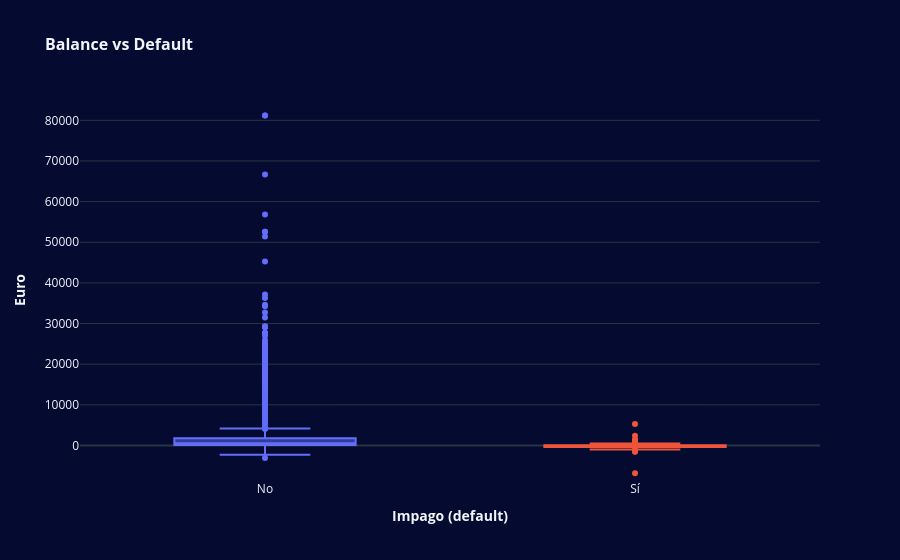

Notebook code cell kept with this figure:
### Markdown cell above
##### Saldo de los clientes sin y con impago:

### Code cell
fig = px.box(
    df_plot, 
    x='default_label', 
    y='balance',
    title='Balance vs Default',
    labels={'default_label': 'Impago (default)', 'balance': 'Euro'},
    category_orders={'default_label': ['No', 'Sí']},
    color='default_label',
    color_discrete_sequence=['#636EFA', '#EF553B']
)

fig.update_layout(
    title_font=dict(size=16, weight='bold'),
    xaxis_title_font=dict(size=14, weight='bold'), 
    yaxis_title_font=dict(size=14, weight='bold'), 
    xaxis_tickfont=dict(size=12), 
    yaxis_tickfont=dict(size=12), 
    yaxis=dict(range=[-8500, 85000], 
               tickformat='d'), 
    showlegend=False
)

fig.show()

### Figure 1 — Plotly figure (JSON) as saved in the notebook; plotly's stock layout.template omitted (floating-point values rounded to 4 significant figures; data arrays with more than 128 entries replaced by an {"elided": "..."} marker saying what was removed)
{"data": [{"alignmentgroup": "True", "hovertemplate": "Impago (default)=%{x}<br>Euro=%{y}<extra></extra>", "legendgroup": "No", "marker": {"color": "#636EFA"}, "name": "No", "notched": false, "offsetgroup": "No", "orientation": "v", "showlegend": true, "type": "box", "x": {"elided": "10487 str values"}, "x0": " ", "xaxis": "x", "y": {"elided": "10487 int values"}, "y0": " ", "yaxis": "y"}, {"alignmentgroup": "True", "hovertemplate": "Impago (default)=%{x}<br>Euro=%{y}<extra></extra>", "legendgroup": "Sí", "marker": {"color": "#EF553B"}, "name": "Sí", "notched": false, "offsetgroup": "Sí", "orientation": "v", "showlegend": true, "type": "box", "x": {"elided": "155 str values"}, "x0": " ", "xaxis": "x", "y": {"elided": "155 int values"}, "y0": " ", "yaxis": "y"}], "layout": {"boxmode": "overlay", "legend": {"title": {"text": "Impago (default)"}, "tracegroupgap": 0}, "showlegend": false, "title": {"font": {"size": 16, "weight": "bold"}, "text": "Balance vs Default"}, "xaxis": {"anchor": "y", "categoryarray": ["No", "Sí"], "categoryorder": "array", "domain": [0, 1], "tickfont": {"size": 12}, "title": {"font": {"size": 14, "weight": "bold"}, "text": "Impago (default)"}}, "yaxis": {"anchor": "x", "domain": [0, 1], "range": [-8500, 85000], "tickfont": {"size": 12}, "tickformat": "d", "title": {"font": {"size": 14, "weight": "bold"}, "text": "Euro"}}}}
